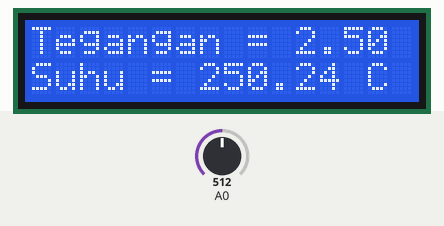
Simulated run of this sketch. Board: Arduino Uno, built with avr-gcc and run on an emulated ATmega328P. Parts: 16×2 character LCD. Inputs (shaded band) come from the test bench; at power-on: A0 = 512. What the sketch prints to the serial monitor is not drawn.

Above: at 1.2 s.
1.3 s: A0 set to 216
At 2.8 s:
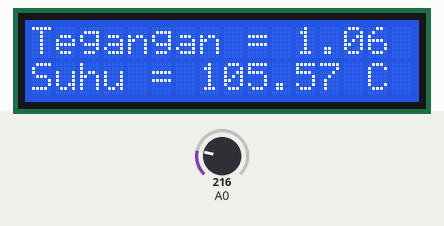
3.4 s: A0 set to 190
At 5.4 s:
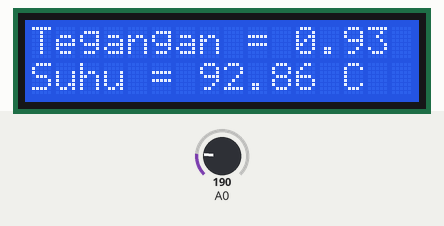
6.0 s: A0 set to 22
At 6.7 s:
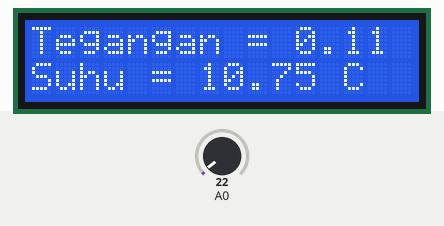
8.1 s: A0 set to 18
At 10.4 s:
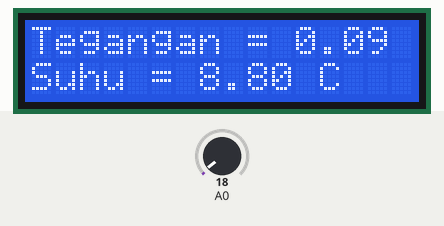
Timing chart, 0 to 11.5 s (numbered marks = the images above; inputs shaded):
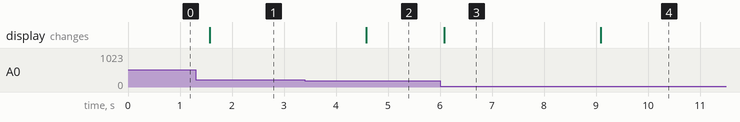

Measured:
- the behaviour switches between 205 and 204 on A0 (found by bisection; images 1 and 2)
- the behaviour switches between 21 and 20 on A0 (found by bisection; images 3 and 4)
- after the input at 1.3 s, the display: changes after 0.27 s (image 1)
- after the input at 3.4 s, the display: changes after 1.2 s (image 2)
- after the input at 6.0 s, the display: changes after 0.09 s (image 3)
- after the input at 8.1 s, the display: changes after 0.99 s (image 4)

The sketch:

6.2.ino
```cpp
float suhu;
float tegangan;
#include <LiquidCrystal.h>

LiquidCrystal lcd(13,12,11,10,9,8);

void setup() {
  Serial.begin(9600);
  pinMode(A0,INPUT);
  lcd.begin(16,2);
  lcd.print("Tegangan =  ");
  lcd.setCursor(0,1);
  lcd.print("Suhu = ");
}

void loop() {
  int nilaiADC = analogRead(A0);
  suhu = (nilaiADC * 5.0 / 1023.0) * 100;
  tegangan = suhu/100;

  lcd.setCursor(11,0);
  lcd.println(tegangan);
  lcd.setCursor(7,1);
  lcd.print(suhu);
  lcd.println(" C  ");

  Serial.print("Suhu: ");
  Serial.print(suhu);
  Serial.println(" °C");

  delay(1500);
}
  // Compare
//   if (suhu > 30.0) {
//     Serial.println("Suhu di atas 30°C");

//     // Bisa nyalakan kipas, buzzer, dsb
//   } else {
//     Serial.println("Suhu normal");
//   }

//   delay(1000); // delay 1 detik
// }
```
